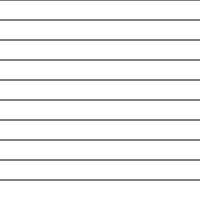
Frame 1 (no input)
Frame 60 (no input): identical to frame 1, image omitted
Frame 120 (the mouse pressed at the canvas centre since frame 60): identical to frame 1, image omitted

The p5.js sketch that drew this single still picture (run headless with seeded random() and noise() and a simulated clock; from frame 60 on, the mouse is pressed at the canvas centre):

// p5.js sketch
// ── sketch.js
function setup() {
	createCanvas(200, 200);
}

function draw() {
	background(255);
	for (var y = 0; y < height; y += 20) {
		stroke(0);
		line(0, y, width, y);
	}
}
